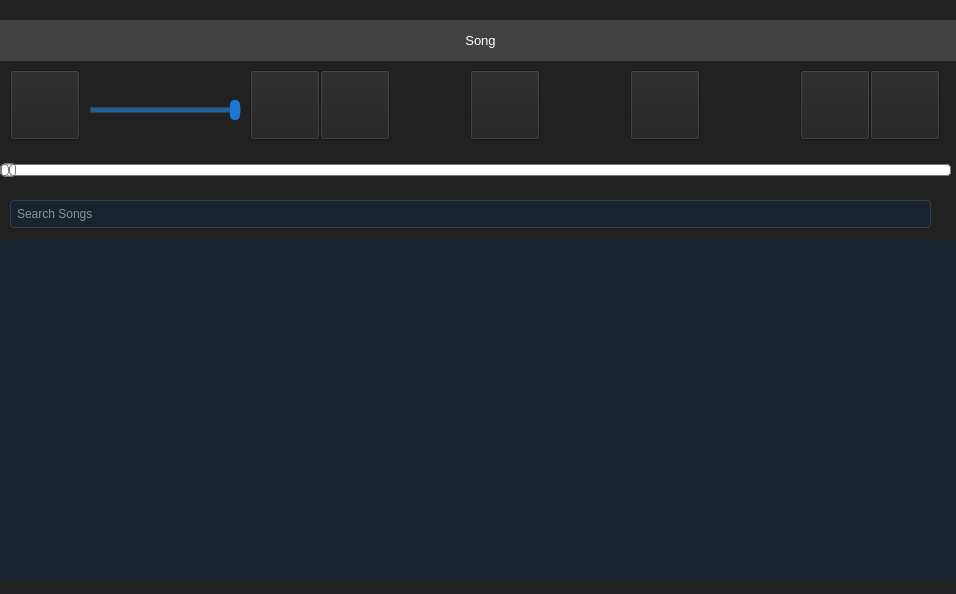
<?xml version="1.0" encoding="UTF-8"?>
<ui version="4.0">
 <class>MusicPlayer</class>
 <widget class="QMainWindow" name="MusicPlayer">
  <property name="geometry">
   <rect>
    <x>0</x>
    <y>0</y>
    <width>956</width>
    <height>594</height>
   </rect>
  </property>
  <property name="windowTitle">
   <string>Music Player</string>
  </property>
  <property name="windowIcon">
   <iconset resource="resource.qrc">
    <normaloff>:/img/img/Player/music_0wh_icon.ico</normaloff>:/img/img/Player/music_0wh_icon.ico</iconset>
  </property>
  <property name="styleSheet">
   <string notr="true">background-color:#212121;</string>
  </property>
  <widget class="QWidget" name="centralWidget">
   <property name="sizePolicy">
    <sizepolicy hsizetype="Fixed" vsizetype="Fixed">
     <horstretch>0</horstretch>
     <verstretch>0</verstretch>
    </sizepolicy>
   </property>
   <widget class="QSlider" name="seekBar">
    <property name="geometry">
     <rect>
      <x>0</x>
      <y>160</y>
      <width>951</width>
      <height>20</height>
     </rect>
    </property>
    <property name="mouseTracking">
     <bool>true</bool>
    </property>
    <property name="focusPolicy">
     <enum>Qt::NoFocus</enum>
    </property>
    <property name="acceptDrops">
     <bool>false</bool>
    </property>
    <property name="styleSheet">
     <string notr="true">QSlider::groove:horizontal {
border: 1px solid #bbb;
background: white;
height: 10px;
border-radius: 4px;
}

QSlider::sub-page:horizontal {
background: qlineargradient(x1: 0, y1: 0,    x2: 0, y2: 1,
stop: 0 #66e, stop: 1 #bbf);
background: qlineargradient(x1: 0, y1: 0.2, x2: 1, y2: 1,
stop: 0 #bbf, stop: 1 #55f);
border: 1px solid #777;
height: 10px;
border-radius: 4px;
}

QSlider::add-page:horizontal {
background: #fff;
border: 1px solid #777;
height: 10px;
border-radius: 4px;
}

QSlider::handle:horizontal {
background: qlineargradient(x1:0, y1:0, x2:1, y2:1,
stop:0 #eee, stop:1 #ccc);
border: 1px solid #777;
width: 13px;
margin-top: -2px;
margin-bottom: -2px;
border-radius: 4px;
}

QSlider::handle:horizontal:hover {
background: qlineargradient(x1:0, y1:0, x2:1, y2:1,
stop:0 #fff, stop:1 #ddd);
border: 1px solid #444;
border-radius: 4px;
}

QSlider::sub-page:horizontal:disabled {
background: #bbb;
border-color: #999;
}

QSlider::add-page:horizontal:disabled {
background: #eee;
border-color: #999;
}

QSlider::handle:horizontal:disabled {
background: #eee;
border: 1px solid #aaa;
border-radius: 4px;
}</string>
    </property>
    <property name="maximum">
     <number>1000</number>
    </property>
    <property name="orientation">
     <enum>Qt::Horizontal</enum>
    </property>
   </widget>
   <widget class="QPushButton" name="back">
    <property name="geometry">
     <rect>
      <x>470</x>
      <y>70</y>
      <width>70</width>
      <height>70</height>
     </rect>
    </property>
    <property name="focusPolicy">
     <enum>Qt::NoFocus</enum>
    </property>
    <property name="toolTip">
     <string>backword</string>
    </property>
    <property name="styleSheet">
     <string notr="true">QPushButton:checked {
  background-color: #212121;
  border-radius: 4px;
  padding: 3px;

}



QPushButton:checked:selected {
  background: #1464A0;
  color: #32414B;
}

QPushButton:checked:hover {
  border: 1px solid #ffd000;
  color: #ffd000;
}


QPushButton:pressed {
  background-color: #19232D;
  border: 1px solid #19232D;
}

QPushButton:pressed:hover {
  border: 1px solid #148CD2;
}

QPushButton:hover {
  border: 1px solid #ffd000;
  color: #ffd000;
}

</string>
    </property>
    <property name="text">
     <string/>
    </property>
    <property name="icon">
     <iconset resource="resource.qrc">
      <normaloff>:/img/img/Player/left-arrow.png</normaloff>:/img/img/Player/left-arrow.png</iconset>
    </property>
    <property name="iconSize">
     <size>
      <width>40</width>
      <height>40</height>
     </size>
    </property>
   </widget>
   <widget class="QPushButton" name="play">
    <property name="geometry">
     <rect>
      <x>550</x>
      <y>70</y>
      <width>70</width>
      <height>70</height>
     </rect>
    </property>
    <property name="focusPolicy">
     <enum>Qt::NoFocus</enum>
    </property>
    <property name="toolTip">
     <string>Play / Pause</string>
    </property>
    <property name="styleSheet">
     <string notr="true">QPushButton:checked {
  background-color: #212121;
  border-radius: 4px;
  padding: 3px;

}



QPushButton:checked:selected {
  background: #1464A0;
  color: #32414B;
}

QPushButton:checked:hover {
  border: 1px solid #ffd000;
  color: #ffd000;
}


QPushButton:pressed {
  background-color: #19232D;
  border: 1px solid #19232D;
}

QPushButton:pressed:hover {
  border: 1px solid #148CD2;
}

QPushButton:hover {
  border: 1px solid #ffd000;
  color: #ffd000;
}

</string>
    </property>
    <property name="text">
     <string/>
    </property>
    <property name="icon">
     <iconset resource="resource.qrc">
      <normaloff>:/img/img/Player/play-button.png</normaloff>:/img/img/Player/play-button.png</iconset>
    </property>
    <property name="iconSize">
     <size>
      <width>50</width>
      <height>50</height>
     </size>
    </property>
    <property name="checkable">
     <bool>true</bool>
    </property>
    <property name="checked">
     <bool>true</bool>
    </property>
   </widget>
   <widget class="QPushButton" name="forward">
    <property name="geometry">
     <rect>
      <x>630</x>
      <y>70</y>
      <width>70</width>
      <height>70</height>
     </rect>
    </property>
    <property name="focusPolicy">
     <enum>Qt::NoFocus</enum>
    </property>
    <property name="toolTip">
     <string>Forword</string>
    </property>
    <property name="styleSheet">
     <string notr="true">QPushButton:checked {
  background-color: #212121;
  border-radius: 4px;
  padding: 3px;

}



QPushButton:checked:selected {
  background: #1464A0;
  color: #32414B;
}

QPushButton:checked:hover {
  border: 1px solid #ffd000;
  color: #ffd000;
}


QPushButton:pressed {
  background-color: #19232D;
  border: 1px solid #19232D;
}

QPushButton:pressed:hover {
  border: 1px solid #148CD2;
}

QPushButton:hover {
  border: 1px solid #ffd000;
  color: #ffd000;
}

</string>
    </property>
    <property name="text">
     <string/>
    </property>
    <property name="icon">
     <iconset resource="resource.qrc">
      <normaloff>:/img/img/Player/right-arrow.png</normaloff>:/img/img/Player/right-arrow.png</iconset>
    </property>
    <property name="iconSize">
     <size>
      <width>50</width>
      <height>50</height>
     </size>
    </property>
   </widget>
   <widget class="QPushButton" name="add">
    <property name="geometry">
     <rect>
      <x>320</x>
      <y>70</y>
      <width>70</width>
      <height>70</height>
     </rect>
    </property>
    <property name="focusPolicy">
     <enum>Qt::NoFocus</enum>
    </property>
    <property name="toolTip">
     <string>Open</string>
    </property>
    <property name="styleSheet">
     <string notr="true">QPushButton:checked {
  background-color: #212121;
  border-radius: 4px;
  padding: 3px;

}



QPushButton:checked:selected {
  background: #1464A0;
  color: #32414B;
}

QPushButton:checked:hover {
  border: 1px solid #ffd000;
  color: #ffd000;
}


QPushButton:pressed {
  background-color: #19232D;
  border: 1px solid #19232D;
}

QPushButton:pressed:hover {
  border: 1px solid #148CD2;
}

QPushButton:hover {
  border: 1px solid #ffd000;
  color: #ffd000;
}

</string>
    </property>
    <property name="text">
     <string/>
    </property>
    <property name="icon">
     <iconset resource="resource.qrc">
      <normaloff>:/img/img/Player/folder.png</normaloff>:/img/img/Player/folder.png</iconset>
    </property>
    <property name="iconSize">
     <size>
      <width>50</width>
      <height>50</height>
     </size>
    </property>
   </widget>
   <widget class="QPushButton" name="remove">
    <property name="geometry">
     <rect>
      <x>250</x>
      <y>70</y>
      <width>70</width>
      <height>70</height>
     </rect>
    </property>
    <property name="focusPolicy">
     <enum>Qt::NoFocus</enum>
    </property>
    <property name="toolTip">
     <string>Remove</string>
    </property>
    <property name="styleSheet">
     <string notr="true">QPushButton:checked {
  background-color: #212121;
  border-radius: 4px;
  padding: 3px;

}



QPushButton:checked:selected {
  background: #1464A0;
  color: #32414B;
}

QPushButton:checked:hover {
  border: 1px solid #ffd000;
  color: #ffd000;
}


QPushButton:pressed {
  background-color: #19232D;
  border: 1px solid #19232D;
}

QPushButton:pressed:hover {
  border: 1px solid #148CD2;
}

QPushButton:hover {
  border: 1px solid #ffd000;
  color: #ffd000;
}

</string>
    </property>
    <property name="text">
     <string/>
    </property>
    <property name="icon">
     <iconset resource="resource.qrc">
      <normaloff>:/img/img/Player/remove.png</normaloff>:/img/img/Player/remove.png</iconset>
    </property>
    <property name="iconSize">
     <size>
      <width>50</width>
      <height>50</height>
     </size>
    </property>
   </widget>
   <widget class="QLabel" name="currentSong">
    <property name="geometry">
     <rect>
      <x>0</x>
      <y>20</y>
      <width>961</width>
      <height>41</height>
     </rect>
    </property>
    <property name="font">
     <font>
      <pointsize>10</pointsize>
     </font>
    </property>
    <property name="styleSheet">
     <string notr="true">background-color:#424242;
color:white;</string>
    </property>
    <property name="text">
     <string>Song</string>
    </property>
    <property name="alignment">
     <set>Qt::AlignCenter</set>
    </property>
   </widget>
   <widget class="QListWidget" name="listWidget">
    <property name="geometry">
     <rect>
      <x>0</x>
      <y>240</y>
      <width>961</width>
      <height>341</height>
     </rect>
    </property>
    <property name="focusPolicy">
     <enum>Qt::NoFocus</enum>
    </property>
    <property name="contextMenuPolicy">
     <enum>Qt::NoContextMenu</enum>
    </property>
    <property name="styleSheet">
     <string notr="true">QWidget {
  background-color: #19232D;
  border: 0px solid #32414B;
  padding: 0px;
  color: #F0F0F0;
  selection-background-color: #1464A0;
  selection-color: #F0F0F0;
}

QWidget:disabled {
  background-color: #19232D;
  color: #787878;
  selection-background-color: #14506E;
  selection-color: #787878;
}

QWidget::item:selected {
  background-color: #1464A0;
}

QWidget::item:hover {
  background-color: #148CD2;
  color: #32414B;
}</string>
    </property>
    <property name="editTriggers">
     <set>QAbstractItemView::DoubleClicked</set>
    </property>
    <property name="showDropIndicator" stdset="0">
     <bool>false</bool>
    </property>
    <property name="movement">
     <enum>QListView::Static</enum>
    </property>
    <property name="spacing">
     <number>5</number>
    </property>
    <property name="viewMode">
     <enum>QListView::ListMode</enum>
    </property>
    <property name="currentRow">
     <number>-1</number>
    </property>
   </widget>
   <widget class="QPushButton" name="repeat">
    <property name="geometry">
     <rect>
      <x>870</x>
      <y>70</y>
      <width>70</width>
      <height>70</height>
     </rect>
    </property>
    <property name="focusPolicy">
     <enum>Qt::NoFocus</enum>
    </property>
    <property name="toolTip">
     <string>Repeat</string>
    </property>
    <property name="styleSheet">
     <string notr="true">QPushButton:checked {
  background-color: #212121;
  border-radius: 4px;
  padding: 3px;

}



QPushButton:checked:selected {
  background: #1464A0;
  color: #32414B;
}

QPushButton:checked:hover {
  border: 1px solid #ffd000;
  color: #ffd000;
}


QPushButton:pressed {
  background-color: #19232D;
  border: 1px solid #19232D;
}

QPushButton:pressed:hover {
  border: 1px solid #148CD2;
}

QPushButton:hover {
  border: 1px solid #ffd000;
  color: #ffd000;
}

</string>
    </property>
    <property name="text">
     <string/>
    </property>
    <property name="icon">
     <iconset resource="resource.qrc">
      <normaloff>:/img/img/Player/repeat.png</normaloff>:/img/img/Player/repeat.png</iconset>
    </property>
    <property name="iconSize">
     <size>
      <width>50</width>
      <height>50</height>
     </size>
    </property>
    <property name="checkable">
     <bool>true</bool>
    </property>
   </widget>
   <widget class="QPushButton" name="shuffle">
    <property name="geometry">
     <rect>
      <x>800</x>
      <y>70</y>
      <width>70</width>
      <height>70</height>
     </rect>
    </property>
    <property name="focusPolicy">
     <enum>Qt::NoFocus</enum>
    </property>
    <property name="toolTip">
     <string>Shuffle</string>
    </property>
    <property name="styleSheet">
     <string notr="true">QPushButton:checked {
  background-color: #212121;
  border-radius: 4px;
  padding: 3px;

}



QPushButton:checked:selected {
  background: #1464A0;
  color: #32414B;
}

QPushButton:checked:hover {
  border: 1px solid #ffd000;
  color: #ffd000;
}


QPushButton:pressed {
  background-color: #19232D;
  border: 1px solid #19232D;
}

QPushButton:pressed:hover {
  border: 1px solid #148CD2;
}

QPushButton:hover {
  border: 1px solid #ffd000;
  color: #ffd000;
}

</string>
    </property>
    <property name="text">
     <string/>
    </property>
    <property name="icon">
     <iconset resource="resource.qrc">
      <normaloff>:/img/img/Player/shuffle-arrows.png</normaloff>:/img/img/Player/shuffle-arrows.png</iconset>
    </property>
    <property name="iconSize">
     <size>
      <width>50</width>
      <height>50</height>
     </size>
    </property>
    <property name="checkable">
     <bool>true</bool>
    </property>
   </widget>
   <widget class="QSlider" name="volumeBar">
    <property name="geometry">
     <rect>
      <x>90</x>
      <y>100</y>
      <width>151</width>
      <height>20</height>
     </rect>
    </property>
    <property name="focusPolicy">
     <enum>Qt::NoFocus</enum>
    </property>
    <property name="toolTip">
     <string>Volume</string>
    </property>
    <property name="styleSheet">
     <string notr="true">QSlider:disabled {
  background: #19232D;
}

QSlider:focus {
  border: none;
}

QSlider::groove:horizontal {
  background: #32414B;
  border: 1px solid #32414B;
  height: 4px;
  margin: 0px;
  border-radius: 4px;
}






QSlider::sub-page:horizontal {
  background: #1464A0;
  border: 1px solid #32414B;
  height: 4px;
  margin: 0px;
  border-radius: 4px;
}

QSlider::sub-page:horizontal:disabled {
  background: #14506E;
}

QSlider::handle:horizontal {
  background: #1976d2;
  border: 1px solid #1976d2;
  width: 8px;
  height: 8px;
  margin: -8px 0px;
  border-radius: 4px;
}

QSlider::handle:horizontal:hover {
  background: #1976d2;
  border: 1px solid #1976d2;
}



</string>
    </property>
    <property name="maximum">
     <number>100</number>
    </property>
    <property name="value">
     <number>100</number>
    </property>
    <property name="orientation">
     <enum>Qt::Horizontal</enum>
    </property>
    <property name="invertedAppearance">
     <bool>false</bool>
    </property>
    <property name="invertedControls">
     <bool>false</bool>
    </property>
   </widget>
   <widget class="QPushButton" name="mute">
    <property name="geometry">
     <rect>
      <x>10</x>
      <y>70</y>
      <width>70</width>
      <height>70</height>
     </rect>
    </property>
    <property name="focusPolicy">
     <enum>Qt::NoFocus</enum>
    </property>
    <property name="toolTip">
     <string>Mute</string>
    </property>
    <property name="styleSheet">
     <string notr="true">QPushButton:checked {
  background-color: #212121;
  border-radius: 4px;
  padding: 3px;

}



QPushButton:checked:selected {
  background: #1464A0;
  color: #32414B;
}

QPushButton:checked:hover {
  border: 1px solid #ffd000;
  color: #ffd000;
}


QPushButton:pressed {
  background-color: #19232D;
  border: 1px solid #19232D;
}

QPushButton:pressed:hover {
  border: 1px solid #148CD2;
}

QPushButton:hover {
  border: 1px solid #ffd000;
  color: #ffd000;
}

</string>
    </property>
    <property name="text">
     <string/>
    </property>
    <property name="icon">
     <iconset resource="resource.qrc">
      <normaloff>:/img/img/Player/mute.png</normaloff>:/img/img/Player/mute.png</iconset>
    </property>
    <property name="iconSize">
     <size>
      <width>50</width>
      <height>50</height>
     </size>
    </property>
    <property name="checkable">
     <bool>true</bool>
    </property>
    <property name="checked">
     <bool>false</bool>
    </property>
    <property name="autoRepeat">
     <bool>false</bool>
    </property>
    <property name="flat">
     <bool>false</bool>
    </property>
   </widget>
   <widget class="QLineEdit" name="searchBar">
    <property name="geometry">
     <rect>
      <x>10</x>
      <y>200</y>
      <width>921</width>
      <height>28</height>
     </rect>
    </property>
    <property name="cursor">
     <cursorShape>ArrowCursor</cursorShape>
    </property>
    <property name="mouseTracking">
     <bool>false</bool>
    </property>
    <property name="styleSheet">
     <string notr="true">QLineEdit {
  background-color: #19232D;
  padding-top: 2px;
  /* This QLineEdit fix  103, 111 */
  padding-bottom: 2px;
  /* This QLineEdit fix  103, 111 */
  padding-left: 4px;
  padding-right: 4px;
  border-style: solid;
  border: 1px solid #32414B;
  border-radius: 4px;
  color: white;
}

QLineEdit:disabled {
  background-color: #19232D;
  color: #787878;
}

QLineEdit:hover {
  border: 1px solid #148CD2;
  color: #F0F0F0;
}

QLineEdit:selected {
  background: #1464A0;
  color: #32414B;
}</string>
    </property>
    <property name="cursorPosition">
     <number>0</number>
    </property>
    <property name="readOnly">
     <bool>false</bool>
    </property>
    <property name="placeholderText">
     <string>Search Songs</string>
    </property>
   </widget>
  </widget>
 </widget>
 <layoutdefault spacing="6" margin="11"/>
 <resources>
  <include location="resource.qrc"/>
 </resources>
 <connections/>
</ui>
